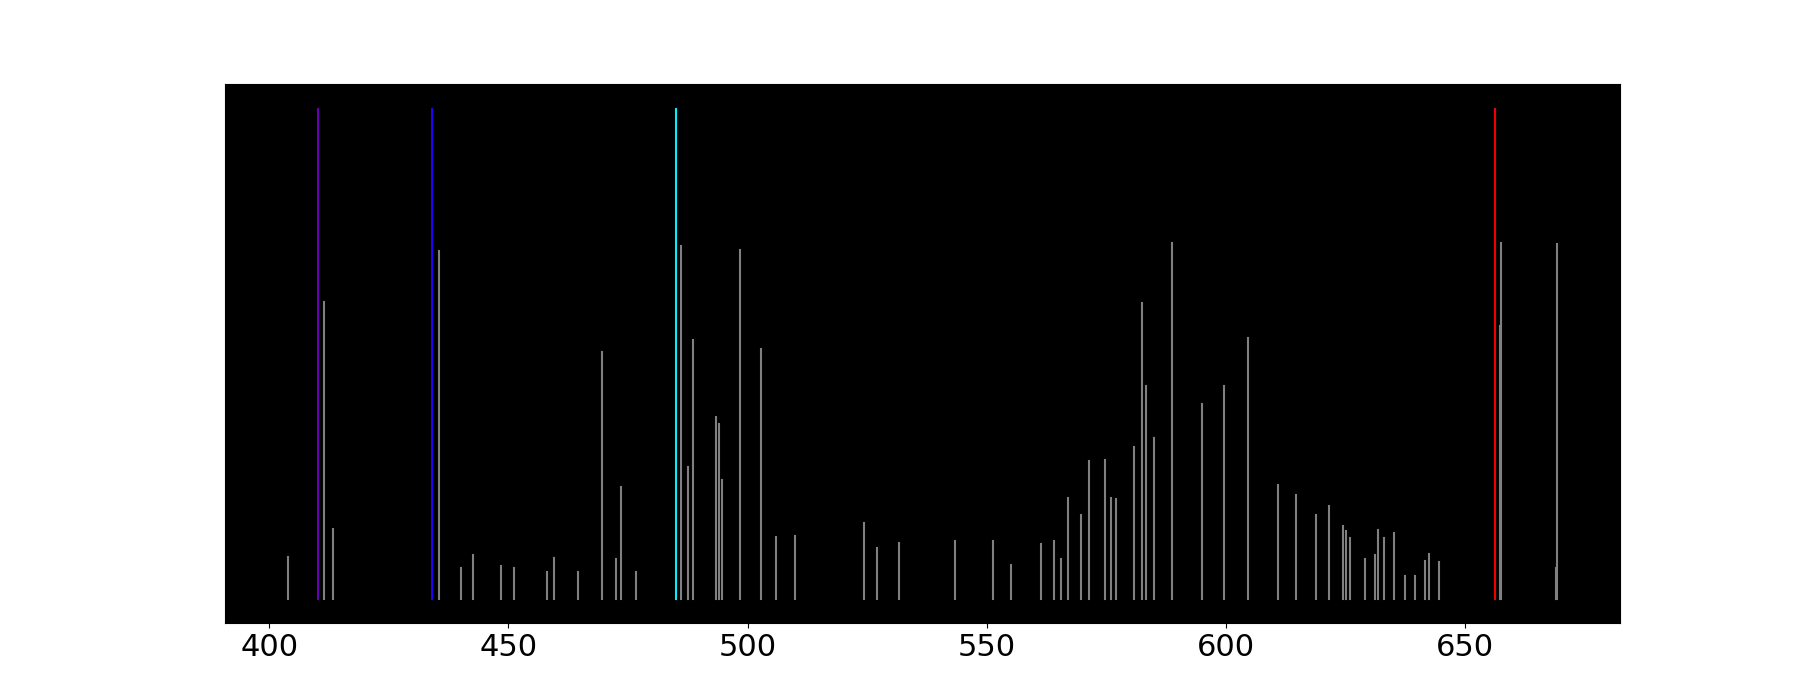

Source code (Python):
# -*- coding: utf-8 -*-

#----------------------------------------------------#
#-                                                  -#
#-                Bogdan Polvanov                   -#
#-                 Project Euler                    -#
#-                    Lab  H2                       -#
#-                                                  -#
#----------------------------------------------------#

from PIL import Image
import scipy.misc as misc
import numpy as np
import matplotlib.pyplot as plt
from matplotlib import rcParams
import xlrd

wavelength = np.array([[669.1],[669]])
book = xlrd.open_workbook("/home/bohdan/lab_Atomca/H2/Igor_lb/python/corect.xlsx")
first_sheet = book.sheet_by_index(0)

for n in range(2,first_sheet.nrows - 1):
    stan = first_sheet.row_values(n)
    wavelength = np.append(wavelength, [[stan[0]]],axis = 0)
rcParams["font.size"] = "22"
fig1 = plt.figure(facecolor='white', figsize=(18, 7))
ax1 = plt.axes(frameon=True)
ax1.set_facecolor('black')
ax1.get_xaxis().tick_bottom()
ax1.tick_params(colors='black')
ax1.yaxis.set_visible(False)
plt.ylabel("...", labelpad=15)

def spectr(sy,index,wavelength):
    img = misc.imread(sy, mode='L')
    mid_line = img[len(img)//2]
    plt.plot([wavelength[index]]*2,[0,max(mid_line)], color ='grey')
    print(max(mid_line))

    
    
index = 0     
for i in range(1,70):
    sy ='('+ str(i)+')'  + '.jpg'
    print(sy)
    spectr(sy,index,wavelength)
    index += 1
plt.yticks([0,350])
plt.plot([656.3]*2,[0,350], color =((239/255,0,0,255/255)))
plt.plot([485.1]*2,[0,350], color =((0,238/255,255/255,255/255)))
plt.plot([434.1]*2,[0,350], color =((37/255,0,240/250,255/255)))
plt.plot([410.2]*2,[0,350], color =((103/255,0,181/255,255/255)))
plt.savefig('/home/bohdan/lab_Atomca/H2/Igor_lb/image/intence.png')
plt.show()
